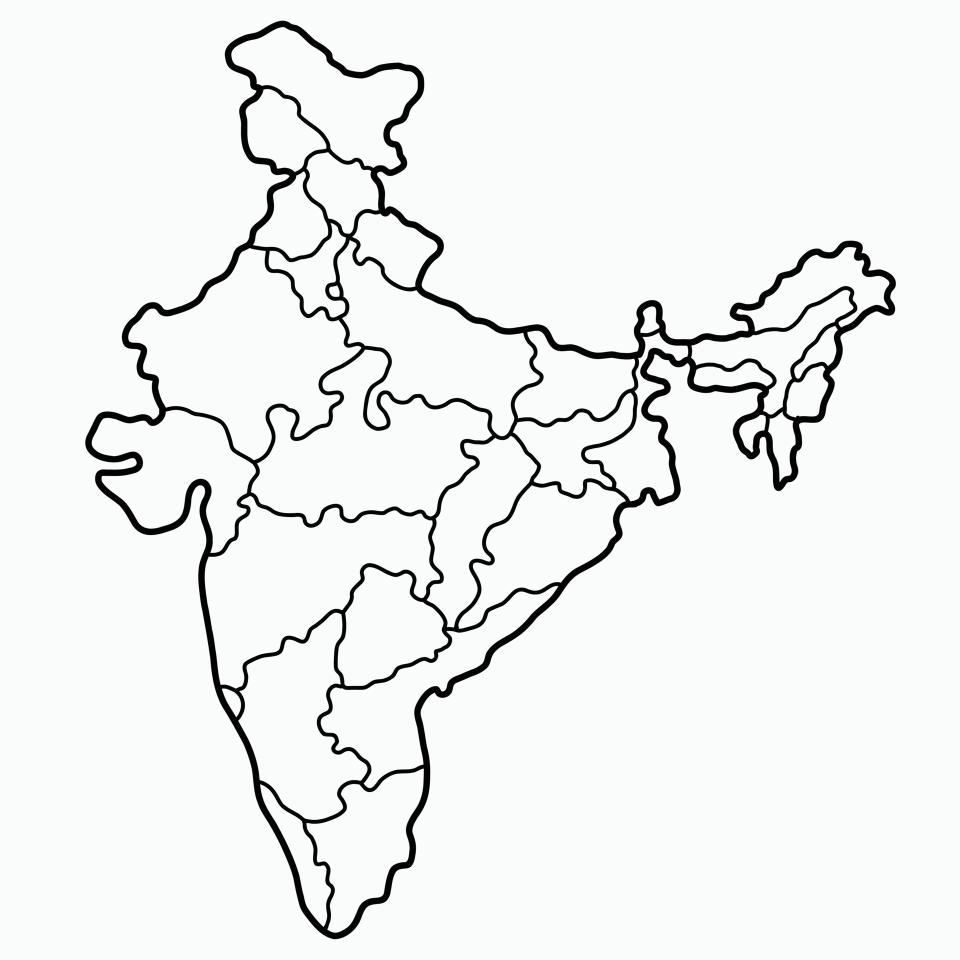
#> input picture indian map project/doodle-freehand-drawing-of-india-map-free-vector.jpg, 1920 x 1920 px (shown at 1/2 size)
$ python main.py.py
#> lines starting #> are read from the running program, lines starting #| are printed output that depends on the picture
from PIL import Image
import pandas as pd
from turtle import Turtle,Screen

#changing the type of an image from jpeg to gif
jpg_image=Image.open("doodle-freehand-drawing-of-india-map-free-vector.jpg")
#> jpg_image is the input picture: PIL image 1920x1920 RGB; mean R, G, B 238, 239.9, 238.9
jpg_image.save("doodle-freehand-drawing-of-india-map-free-vector.gif")

#creating new size of an image
image=Image.open("doodle-freehand-drawing-of-india-map-free-vector.gif")
new_width=600
new_height=(new_width/image.width)*image.height
#> new_height = 600
new_image=image.resize((new_width,int(new_height)))
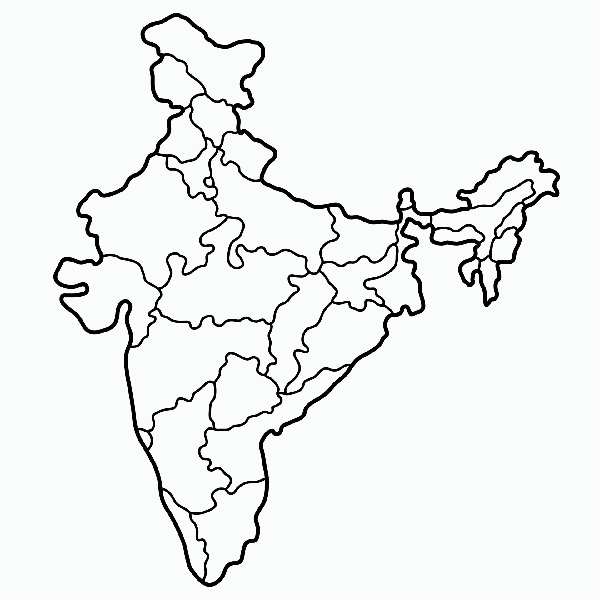
#> new_image: PIL image 600x600 P; mean R, G, B 238, 239.9, 238.9
new_image.save("New_resized_image.gif")

#> (the run stopped early here; a loop or call above may not have finished)
